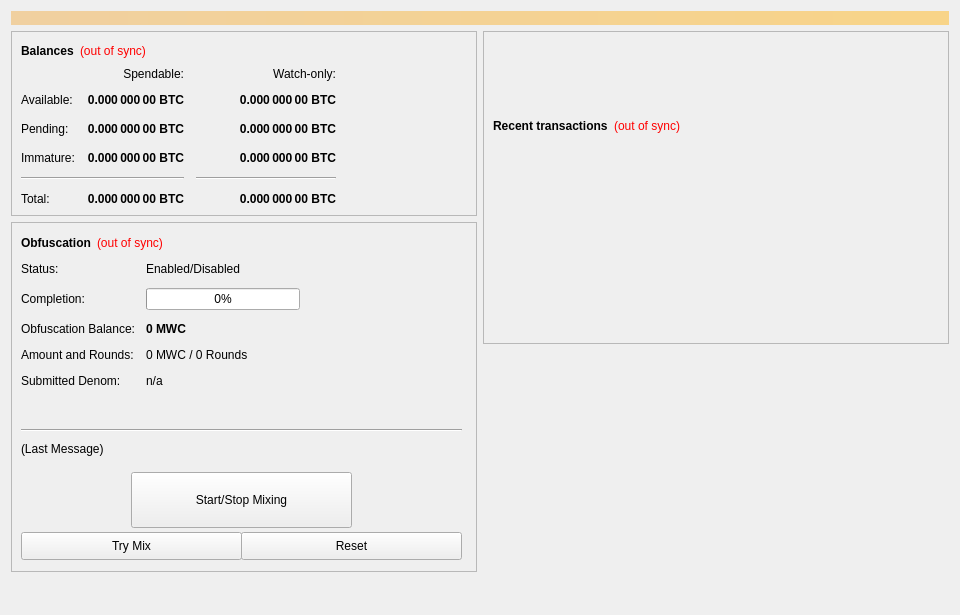
<?xml version="1.0" encoding="UTF-8"?>
<ui version="4.0">
 <class>OverviewPage</class>
 <widget class="QWidget" name="OverviewPage">
  <property name="geometry">
   <rect>
    <x>0</x>
    <y>0</y>
    <width>960</width>
    <height>615</height>
   </rect>
  </property>
  <property name="minimumSize">
   <size>
    <width>960</width>
    <height>0</height>
   </size>
  </property>
  <property name="windowTitle">
   <string>Form</string>
  </property>
  <layout class="QVBoxLayout" name="topLayout">
   <item>
    <widget class="QLabel" name="labelAlerts">
     <property name="visible">
      <bool>false</bool>
     </property>
     <property name="styleSheet">
      <string notr="true">background-color: qlineargradient(x1: 0, y1: 0, x2: 1, y2: 0, stop:0 #F0D0A0, stop:1 #F8D488); color:#000000;</string>
     </property>
     <property name="wordWrap">
      <bool>true</bool>
     </property>
     <property name="margin">
      <number>3</number>
     </property>
    </widget>
   </item>
   <item>
    <layout class="QHBoxLayout" name="horizontalLayout" stretch="1,1">
     <item>
      <layout class="QVBoxLayout" name="verticalLayout_2">
       <item>
        <widget class="QFrame" name="frame">
         <property name="frameShape">
          <enum>QFrame::StyledPanel</enum>
         </property>
         <property name="frameShadow">
          <enum>QFrame::Raised</enum>
         </property>
         <layout class="QVBoxLayout" name="verticalLayout_4">
          <item>
           <layout class="QHBoxLayout" name="horizontalLayout_4">
            <item>
             <widget class="QLabel" name="label_5">
              <property name="font">
               <font>
                <weight>75</weight>
                <bold>true</bold>
               </font>
              </property>
              <property name="text">
               <string>Balances</string>
              </property>
             </widget>
            </item>
            <item>
             <widget class="QLabel" name="labelWalletStatus">
              <property name="cursor">
               <cursorShape>WhatsThisCursor</cursorShape>
              </property>
              <property name="toolTip">
               <string>The displayed information may be out of date. Your wallet automatically synchronizes with the MintWorldCoin network after a connection is established, but this process has not completed yet.</string>
              </property>
              <property name="styleSheet">
               <string notr="true">QLabel { color: red; }</string>
              </property>
              <property name="text">
               <string notr="true">(out of sync)</string>
              </property>
              <property name="alignment">
               <set>Qt::AlignLeading|Qt::AlignLeft|Qt::AlignVCenter</set>
              </property>
             </widget>
            </item>
            <item>
             <spacer name="horizontalSpacer_3">
              <property name="orientation">
               <enum>Qt::Horizontal</enum>
              </property>
              <property name="sizeHint" stdset="0">
               <size>
                <width>40</width>
                <height>20</height>
               </size>
              </property>
             </spacer>
            </item>
           </layout>
          </item>
          <item>
           <layout class="QGridLayout" name="gridLayout">
            <property name="spacing">
             <number>12</number>
            </property>
            <item row="2" column="2">
             <widget class="QLabel" name="labelWatchPending">
              <property name="font">
               <font>
                <weight>75</weight>
                <bold>true</bold>
               </font>
              </property>
              <property name="cursor">
               <cursorShape>IBeamCursor</cursorShape>
              </property>
              <property name="toolTip">
               <string>Unconfirmed transactions to watch-only addresses</string>
              </property>
              <property name="text">
               <string notr="true">0.000 000 00 BTC</string>
              </property>
              <property name="alignment">
               <set>Qt::AlignRight|Qt::AlignTrailing|Qt::AlignVCenter</set>
              </property>
              <property name="textInteractionFlags">
               <set>Qt::LinksAccessibleByMouse|Qt::TextSelectableByKeyboard|Qt::TextSelectableByMouse</set>
              </property>
             </widget>
            </item>
            <item row="2" column="1">
             <widget class="QLabel" name="labelUnconfirmed">
              <property name="font">
               <font>
                <weight>75</weight>
                <bold>true</bold>
               </font>
              </property>
              <property name="cursor">
               <cursorShape>IBeamCursor</cursorShape>
              </property>
              <property name="toolTip">
               <string>Total of transactions that have yet to be confirmed, and do not yet count toward the spendable balance</string>
              </property>
              <property name="text">
               <string notr="true">0.000 000 00 BTC</string>
              </property>
              <property name="alignment">
               <set>Qt::AlignRight|Qt::AlignTrailing|Qt::AlignVCenter</set>
              </property>
              <property name="textInteractionFlags">
               <set>Qt::LinksAccessibleByMouse|Qt::TextSelectableByKeyboard|Qt::TextSelectableByMouse</set>
              </property>
             </widget>
            </item>
            <item row="3" column="2">
             <widget class="QLabel" name="labelWatchImmature">
              <property name="font">
               <font>
                <weight>75</weight>
                <bold>true</bold>
               </font>
              </property>
              <property name="cursor">
               <cursorShape>IBeamCursor</cursorShape>
              </property>
              <property name="toolTip">
               <string>Staked or masternode rewards in watch-only addresses that has not yet matured</string>
              </property>
              <property name="text">
               <string notr="true">0.000 000 00 BTC</string>
              </property>
              <property name="alignment">
               <set>Qt::AlignRight|Qt::AlignTrailing|Qt::AlignVCenter</set>
              </property>
              <property name="textInteractionFlags">
               <set>Qt::LinksAccessibleByMouse|Qt::TextSelectableByKeyboard|Qt::TextSelectableByMouse</set>
              </property>
             </widget>
            </item>
            <item row="4" column="0" colspan="2">
             <widget class="Line" name="lineSpendableBalance">
              <property name="orientation">
               <enum>Qt::Horizontal</enum>
              </property>
             </widget>
            </item>
            <item row="4" column="2">
             <widget class="Line" name="lineWatchBalance">
              <property name="sizePolicy">
               <sizepolicy hsizetype="Preferred" vsizetype="Fixed">
                <horstretch>0</horstretch>
                <verstretch>0</verstretch>
               </sizepolicy>
              </property>
              <property name="minimumSize">
               <size>
                <width>140</width>
                <height>0</height>
               </size>
              </property>
              <property name="orientation">
               <enum>Qt::Horizontal</enum>
              </property>
             </widget>
            </item>
            <item row="5" column="0">
             <widget class="QLabel" name="labelTotalText">
              <property name="text">
               <string>Total:</string>
              </property>
             </widget>
            </item>
            <item row="3" column="1">
             <widget class="QLabel" name="labelImmature">
              <property name="font">
               <font>
                <weight>75</weight>
                <bold>true</bold>
               </font>
              </property>
              <property name="cursor">
               <cursorShape>IBeamCursor</cursorShape>
              </property>
              <property name="toolTip">
               <string>Staked or masternode rewards that has not yet matured</string>
              </property>
              <property name="text">
               <string notr="true">0.000 000 00 BTC</string>
              </property>
              <property name="alignment">
               <set>Qt::AlignRight|Qt::AlignTrailing|Qt::AlignVCenter</set>
              </property>
              <property name="textInteractionFlags">
               <set>Qt::LinksAccessibleByMouse|Qt::TextSelectableByKeyboard|Qt::TextSelectableByMouse</set>
              </property>
             </widget>
            </item>
            <item row="2" column="3">
             <spacer name="horizontalSpacer_2">
              <property name="orientation">
               <enum>Qt::Horizontal</enum>
              </property>
              <property name="sizeHint" stdset="0">
               <size>
                <width>40</width>
                <height>20</height>
               </size>
              </property>
             </spacer>
            </item>
            <item row="3" column="0">
             <widget class="QLabel" name="labelImmatureText">
              <property name="text">
               <string>Immature:</string>
              </property>
             </widget>
            </item>
            <item row="5" column="1">
             <widget class="QLabel" name="labelTotal">
              <property name="font">
               <font>
                <weight>75</weight>
                <bold>true</bold>
               </font>
              </property>
              <property name="cursor">
               <cursorShape>IBeamCursor</cursorShape>
              </property>
              <property name="toolTip">
               <string>Your current total balance</string>
              </property>
              <property name="text">
               <string notr="true">0.000 000 00 BTC</string>
              </property>
              <property name="alignment">
               <set>Qt::AlignRight|Qt::AlignTrailing|Qt::AlignVCenter</set>
              </property>
              <property name="textInteractionFlags">
               <set>Qt::LinksAccessibleByMouse|Qt::TextSelectableByKeyboard|Qt::TextSelectableByMouse</set>
              </property>
             </widget>
            </item>
            <item row="5" column="2">
             <widget class="QLabel" name="labelWatchTotal">
              <property name="font">
               <font>
                <weight>75</weight>
                <bold>true</bold>
               </font>
              </property>
              <property name="cursor">
               <cursorShape>IBeamCursor</cursorShape>
              </property>
              <property name="toolTip">
               <string>Current total balance in watch-only addresses</string>
              </property>
              <property name="text">
               <string notr="true">0.000 000 00 BTC</string>
              </property>
              <property name="alignment">
               <set>Qt::AlignRight|Qt::AlignTrailing|Qt::AlignVCenter</set>
              </property>
              <property name="textInteractionFlags">
               <set>Qt::LinksAccessibleByMouse|Qt::TextSelectableByKeyboard|Qt::TextSelectableByMouse</set>
              </property>
             </widget>
            </item>
            <item row="0" column="2">
             <widget class="QLabel" name="labelWatchonly">
              <property name="text">
               <string>Watch-only:</string>
              </property>
              <property name="alignment">
               <set>Qt::AlignRight|Qt::AlignTrailing|Qt::AlignVCenter</set>
              </property>
             </widget>
            </item>
            <item row="1" column="0">
             <widget class="QLabel" name="labelBalanceText">
              <property name="text">
               <string>Available:</string>
              </property>
             </widget>
            </item>
            <item row="1" column="1">
             <widget class="QLabel" name="labelBalance">
              <property name="font">
               <font>
                <weight>75</weight>
                <bold>true</bold>
               </font>
              </property>
              <property name="cursor">
               <cursorShape>IBeamCursor</cursorShape>
              </property>
              <property name="toolTip">
               <string>Your current spendable balance</string>
              </property>
              <property name="text">
               <string notr="true">0.000 000 00 BTC</string>
              </property>
              <property name="alignment">
               <set>Qt::AlignRight|Qt::AlignTrailing|Qt::AlignVCenter</set>
              </property>
              <property name="textInteractionFlags">
               <set>Qt::LinksAccessibleByMouse|Qt::TextSelectableByKeyboard|Qt::TextSelectableByMouse</set>
              </property>
             </widget>
            </item>
            <item row="1" column="2">
             <widget class="QLabel" name="labelWatchAvailable">
              <property name="font">
               <font>
                <weight>75</weight>
                <bold>true</bold>
               </font>
              </property>
              <property name="cursor">
               <cursorShape>IBeamCursor</cursorShape>
              </property>
              <property name="toolTip">
               <string>Your current balance in watch-only addresses</string>
              </property>
              <property name="text">
               <string notr="true">0.000 000 00 BTC</string>
              </property>
              <property name="alignment">
               <set>Qt::AlignRight|Qt::AlignTrailing|Qt::AlignVCenter</set>
              </property>
              <property name="textInteractionFlags">
               <set>Qt::LinksAccessibleByMouse|Qt::TextSelectableByKeyboard|Qt::TextSelectableByMouse</set>
              </property>
             </widget>
            </item>
            <item row="2" column="0">
             <widget class="QLabel" name="labelPendingText">
              <property name="text">
               <string>Pending:</string>
              </property>
             </widget>
            </item>
            <item row="0" column="1">
             <widget class="QLabel" name="labelSpendable">
              <property name="text">
               <string>Spendable:</string>
              </property>
              <property name="alignment">
               <set>Qt::AlignRight|Qt::AlignTrailing|Qt::AlignVCenter</set>
              </property>
             </widget>
            </item>
           </layout>
          </item>
         </layout>
        </widget>
       </item>
       <item>
        <widget class="QFrame" name="frameObfuscation">
         <property name="minimumSize">
          <size>
           <width>0</width>
           <height>350</height>
          </size>
         </property>
         <property name="layoutDirection">
          <enum>Qt::LeftToRight</enum>
         </property>
         <property name="frameShape">
          <enum>QFrame::StyledPanel</enum>
         </property>
         <property name="frameShadow">
          <enum>QFrame::Raised</enum>
         </property>
         <widget class="QWidget" name="formLayoutWidget">
          <property name="geometry">
           <rect>
            <x>10</x>
            <y>40</y>
            <width>451</width>
            <height>161</height>
           </rect>
          </property>
          <layout class="QFormLayout" name="formLayout">
           <property name="fieldGrowthPolicy">
            <enum>QFormLayout::AllNonFixedFieldsGrow</enum>
           </property>
           <property name="horizontalSpacing">
            <number>11</number>
           </property>
           <property name="verticalSpacing">
            <number>12</number>
           </property>
           <item row="0" column="0">
            <widget class="QLabel" name="label_6">
             <property name="text">
              <string>Status:</string>
             </property>
            </widget>
           </item>
           <item row="1" column="0">
            <widget class="QLabel" name="label_7">
             <property name="text">
              <string>Completion:</string>
             </property>
            </widget>
           </item>
           <item row="1" column="1">
            <widget class="QProgressBar" name="obfuscationProgress">
             <property name="maximumSize">
              <size>
               <width>154</width>
               <height>16777215</height>
              </size>
             </property>
             <property name="value">
              <number>0</number>
             </property>
            </widget>
           </item>
           <item row="2" column="0">
            <widget class="QLabel" name="labelAnonymizedText">
             <property name="text">
              <string>Obfuscation Balance:</string>
             </property>
            </widget>
           </item>
           <item row="2" column="1">
            <widget class="QLabel" name="labelAnonymized">
             <property name="font">
              <font>
               <weight>75</weight>
               <bold>true</bold>
              </font>
             </property>
             <property name="text">
              <string notr="true">0 MWC</string>
             </property>
            </widget>
           </item>
           <item row="3" column="0">
            <widget class="QLabel" name="label_8">
             <property name="text">
              <string>Amount and Rounds:</string>
             </property>
            </widget>
           </item>
           <item row="3" column="1">
            <widget class="QLabel" name="labelAmountRounds">
             <property name="text">
              <string>0 MWC / 0 Rounds</string>
             </property>
            </widget>
           </item>
           <item row="4" column="0">
            <widget class="QLabel" name="label_9">
             <property name="text">
              <string>Submitted Denom:</string>
             </property>
            </widget>
           </item>
           <item row="4" column="1">
            <widget class="QLabel" name="labelSubmittedDenom">
             <property name="toolTip">
              <string>The denominations you submitted to the Masternode.&lt;br&gt;To mix, other users must submit the exact same denominations.</string>
             </property>
             <property name="text">
              <string>n/a</string>
             </property>
            </widget>
           </item>
           <item row="0" column="1">
            <widget class="QLabel" name="obfuscationEnabled">
             <property name="text">
              <string>Enabled/Disabled</string>
             </property>
            </widget>
           </item>
          </layout>
         </widget>
         <widget class="QPushButton" name="runAutoDenom">
          <property name="geometry">
           <rect>
            <x>251</x>
            <y>17</y>
            <width>1</width>
            <height>1</height>
           </rect>
          </property>
          <property name="palette">
           <palette>
            <active>
             <colorrole role="WindowText">
              <brush brushstyle="SolidPattern">
               <color alpha="255">
                <red>0</red>
                <green>0</green>
                <blue>0</blue>
               </color>
              </brush>
             </colorrole>
             <colorrole role="Button">
              <brush brushstyle="SolidPattern">
               <color alpha="255">
                <red>239</red>
                <green>238</green>
                <blue>238</blue>
               </color>
              </brush>
             </colorrole>
             <colorrole role="Light">
              <brush brushstyle="SolidPattern">
               <color alpha="255">
                <red>255</red>
                <green>255</green>
                <blue>255</blue>
               </color>
              </brush>
             </colorrole>
             <colorrole role="Midlight">
              <brush brushstyle="SolidPattern">
               <color alpha="255">
                <red>247</red>
                <green>246</green>
                <blue>246</blue>
               </color>
              </brush>
             </colorrole>
             <colorrole role="Dark">
              <brush brushstyle="SolidPattern">
               <color alpha="255">
                <red>119</red>
                <green>119</green>
                <blue>119</blue>
               </color>
              </brush>
             </colorrole>
             <colorrole role="Mid">
              <brush brushstyle="SolidPattern">
               <color alpha="255">
                <red>159</red>
                <green>159</green>
                <blue>159</blue>
               </color>
              </brush>
             </colorrole>
             <colorrole role="Text">
              <brush brushstyle="SolidPattern">
               <color alpha="255">
                <red>0</red>
                <green>0</green>
                <blue>0</blue>
               </color>
              </brush>
             </colorrole>
             <colorrole role="BrightText">
              <brush brushstyle="SolidPattern">
               <color alpha="255">
                <red>255</red>
                <green>255</green>
                <blue>255</blue>
               </color>
              </brush>
             </colorrole>
             <colorrole role="ButtonText">
              <brush brushstyle="SolidPattern">
               <color alpha="255">
                <red>0</red>
                <green>0</green>
                <blue>0</blue>
               </color>
              </brush>
             </colorrole>
             <colorrole role="Base">
              <brush brushstyle="SolidPattern">
               <color alpha="255">
                <red>255</red>
                <green>255</green>
                <blue>255</blue>
               </color>
              </brush>
             </colorrole>
             <colorrole role="Window">
              <brush brushstyle="SolidPattern">
               <color alpha="255">
                <red>239</red>
                <green>238</green>
                <blue>238</blue>
               </color>
              </brush>
             </colorrole>
             <colorrole role="Shadow">
              <brush brushstyle="SolidPattern">
               <color alpha="255">
                <red>0</red>
                <green>0</green>
                <blue>0</blue>
               </color>
              </brush>
             </colorrole>
             <colorrole role="AlternateBase">
              <brush brushstyle="SolidPattern">
               <color alpha="255">
                <red>247</red>
                <green>246</green>
                <blue>246</blue>
               </color>
              </brush>
             </colorrole>
             <colorrole role="ToolTipBase">
              <brush brushstyle="SolidPattern">
               <color alpha="255">
                <red>255</red>
                <green>255</green>
                <blue>220</blue>
               </color>
              </brush>
             </colorrole>
             <colorrole role="ToolTipText">
              <brush brushstyle="SolidPattern">
               <color alpha="255">
                <red>0</red>
                <green>0</green>
                <blue>0</blue>
               </color>
              </brush>
             </colorrole>
            </active>
            <inactive>
             <colorrole role="WindowText">
              <brush brushstyle="SolidPattern">
               <color alpha="255">
                <red>0</red>
                <green>0</green>
                <blue>0</blue>
               </color>
              </brush>
             </colorrole>
             <colorrole role="Button">
              <brush brushstyle="SolidPattern">
               <color alpha="255">
                <red>239</red>
                <green>238</green>
                <blue>238</blue>
               </color>
              </brush>
             </colorrole>
             <colorrole role="Light">
              <brush brushstyle="SolidPattern">
               <color alpha="255">
                <red>255</red>
                <green>255</green>
                <blue>255</blue>
               </color>
              </brush>
             </colorrole>
             <colorrole role="Midlight">
              <brush brushstyle="SolidPattern">
               <color alpha="255">
                <red>247</red>
                <green>246</green>
                <blue>246</blue>
               </color>
              </brush>
             </colorrole>
             <colorrole role="Dark">
              <brush brushstyle="SolidPattern">
               <color alpha="255">
                <red>119</red>
                <green>119</green>
                <blue>119</blue>
               </color>
              </brush>
             </colorrole>
             <colorrole role="Mid">
              <brush brushstyle="SolidPattern">
               <color alpha="255">
                <red>159</red>
                <green>159</green>
                <blue>159</blue>
               </color>
              </brush>
             </colorrole>
             <colorrole role="Text">
              <brush brushstyle="SolidPattern">
               <color alpha="255">
                <red>0</red>
                <green>0</green>
                <blue>0</blue>
               </color>
              </brush>
             </colorrole>
             <colorrole role="BrightText">
              <brush brushstyle="SolidPattern">
               <color alpha="255">
                <red>255</red>
                <green>255</green>
                <blue>255</blue>
               </color>
              </brush>
             </colorrole>
             <colorrole role="ButtonText">
              <brush brushstyle="SolidPattern">
               <color alpha="255">
                <red>0</red>
                <green>0</green>
                <blue>0</blue>
               </color>
              </brush>
             </colorrole>
             <colorrole role="Base">
              <brush brushstyle="SolidPattern">
               <color alpha="255">
                <red>255</red>
                <green>255</green>
                <blue>255</blue>
               </color>
              </brush>
             </colorrole>
             <colorrole role="Window">
              <brush brushstyle="SolidPattern">
               <color alpha="255">
                <red>239</red>
                <green>238</green>
                <blue>238</blue>
               </color>
              </brush>
             </colorrole>
             <colorrole role="Shadow">
              <brush brushstyle="SolidPattern">
               <color alpha="255">
                <red>0</red>
                <green>0</green>
                <blue>0</blue>
               </color>
              </brush>
             </colorrole>
             <colorrole role="AlternateBase">
              <brush brushstyle="SolidPattern">
               <color alpha="255">
                <red>247</red>
                <green>246</green>
                <blue>246</blue>
               </color>
              </brush>
             </colorrole>
             <colorrole role="ToolTipBase">
              <brush brushstyle="SolidPattern">
               <color alpha="255">
                <red>255</red>
                <green>255</green>
                <blue>220</blue>
               </color>
              </brush>
             </colorrole>
             <colorrole role="ToolTipText">
              <brush brushstyle="SolidPattern">
               <color alpha="255">
                <red>0</red>
                <green>0</green>
                <blue>0</blue>
               </color>
              </brush>
             </colorrole>
            </inactive>
            <disabled>
             <colorrole role="WindowText">
              <brush brushstyle="SolidPattern">
               <color alpha="255">
                <red>119</red>
                <green>119</green>
                <blue>119</blue>
               </color>
              </brush>
             </colorrole>
             <colorrole role="Button">
              <brush brushstyle="SolidPattern">
               <color alpha="255">
                <red>239</red>
                <green>238</green>
                <blue>238</blue>
               </color>
              </brush>
             </colorrole>
             <colorrole role="Light">
              <brush brushstyle="SolidPattern">
               <color alpha="255">
                <red>255</red>
                <green>255</green>
                <blue>255</blue>
               </color>
              </brush>
             </colorrole>
             <colorrole role="Midlight">
              <brush brushstyle="SolidPattern">
               <color alpha="255">
                <red>247</red>
                <green>246</green>
                <blue>246</blue>
               </color>
              </brush>
             </colorrole>
             <colorrole role="Dark">
              <brush brushstyle="SolidPattern">
               <color alpha="255">
                <red>119</red>
                <green>119</green>
                <blue>119</blue>
               </color>
              </brush>
             </colorrole>
             <colorrole role="Mid">
              <brush brushstyle="SolidPattern">
               <color alpha="255">
                <red>159</red>
                <green>159</green>
                <blue>159</blue>
               </color>
              </brush>
             </colorrole>
             <colorrole role="Text">
              <brush brushstyle="SolidPattern">
               <color alpha="255">
                <red>119</red>
                <green>119</green>
                <blue>119</blue>
               </color>
              </brush>
             </colorrole>
             <colorrole role="BrightText">
              <brush brushstyle="SolidPattern">
               <color alpha="255">
                <red>255</red>
                <green>255</green>
                <blue>255</blue>
               </color>
              </brush>
             </colorrole>
             <colorrole role="ButtonText">
              <brush brushstyle="SolidPattern">
               <color alpha="255">
                <red>119</red>
                <green>119</green>
                <blue>119</blue>
               </color>
              </brush>
             </colorrole>
             <colorrole role="Base">
              <brush brushstyle="SolidPattern">
               <color alpha="255">
                <red>239</red>
                <green>238</green>
                <blue>238</blue>
               </color>
              </brush>
             </colorrole>
             <colorrole role="Window">
              <brush brushstyle="SolidPattern">
               <color alpha="255">
                <red>239</red>
                <green>238</green>
                <blue>238</blue>
               </color>
              </brush>
             </colorrole>
             <colorrole role="Shadow">
              <brush brushstyle="SolidPattern">
               <color alpha="255">
                <red>0</red>
                <green>0</green>
                <blue>0</blue>
               </color>
              </brush>
             </colorrole>
             <colorrole role="AlternateBase">
              <brush brushstyle="SolidPattern">
               <color alpha="255">
                <red>239</red>
                <green>238</green>
                <blue>238</blue>
               </color>
              </brush>
             </colorrole>
             <colorrole role="ToolTipBase">
              <brush brushstyle="SolidPattern">
               <color alpha="255">
                <red>255</red>
                <green>255</green>
                <blue>220</blue>
               </color>
              </brush>
             </colorrole>
             <colorrole role="ToolTipText">
              <brush brushstyle="SolidPattern">
               <color alpha="255">
                <red>0</red>
                <green>0</green>
                <blue>0</blue>
               </color>
              </brush>
             </colorrole>
            </disabled>
           </palette>
          </property>
          <property name="focusPolicy">
           <enum>Qt::NoFocus</enum>
          </property>
          <property name="autoFillBackground">
           <bool>true</bool>
          </property>
          <property name="text">
           <string/>
          </property>
          <property name="flat">
           <bool>true</bool>
          </property>
         </widget>
         <widget class="QPushButton" name="toggleObfuscation">
          <property name="geometry">
           <rect>
            <x>120</x>
            <y>250</y>
            <width>221</width>
            <height>56</height>
           </rect>
          </property>
          <property name="sizePolicy">
           <sizepolicy hsizetype="MinimumExpanding" vsizetype="Fixed">
            <horstretch>0</horstretch>
            <verstretch>0</verstretch>
           </sizepolicy>
          </property>
          <property name="text">
           <string>Start/Stop Mixing</string>
          </property>
         </widget>
         <widget class="Line" name="lineLastMessage">
          <property name="geometry">
           <rect>
            <x>10</x>
            <y>200</y>
            <width>441</width>
            <height>16</height>
           </rect>
          </property>
          <property name="orientation">
           <enum>Qt::Horizontal</enum>
          </property>
         </widget>
         <widget class="QLabel" name="obfuscationStatus">
          <property name="geometry">
           <rect>
            <x>10</x>
            <y>220</y>
            <width>451</width>
            <height>61</height>
           </rect>
          </property>
          <property name="minimumSize">
           <size>
            <width>288</width>
            <height>43</height>
           </size>
          </property>
          <property name="text">
           <string>(Last Message)</string>
          </property>
          <property name="alignment">
           <set>Qt::AlignLeading|Qt::AlignLeft|Qt::AlignTop</set>
          </property>
          <property name="wordWrap">
           <bool>true</bool>
          </property>
         </widget>
         <widget class="QPushButton" name="obfuscationAuto">
          <property name="geometry">
           <rect>
            <x>10</x>
            <y>310</y>
            <width>221</width>
            <height>28</height>
           </rect>
          </property>
          <property name="sizePolicy">
           <sizepolicy hsizetype="MinimumExpanding" vsizetype="Fixed">
            <horstretch>0</horstretch>
            <verstretch>0</verstretch>
           </sizepolicy>
          </property>
          <property name="toolTip">
           <string>Try to manually submit a Obfuscation request.</string>
          </property>
          <property name="text">
           <string>Try Mix</string>
          </property>
         </widget>
         <widget class="QPushButton" name="obfuscationReset">
          <property name="geometry">
           <rect>
            <x>230</x>
            <y>310</y>
            <width>221</width>
            <height>28</height>
           </rect>
          </property>
          <property name="sizePolicy">
           <sizepolicy hsizetype="MinimumExpanding" vsizetype="Fixed">
            <horstretch>0</horstretch>
            <verstretch>0</verstretch>
           </sizepolicy>
          </property>
          <property name="toolTip">
           <string>Reset the current status of Obfuscation (can interrupt Obfuscation if it's in the process of Mixing, which can cost you money!)</string>
          </property>
          <property name="autoFillBackground">
           <bool>false</bool>
          </property>
          <property name="text">
           <string>Reset</string>
          </property>
         </widget>
         <widget class="QWidget" name="layoutWidget">
          <property name="geometry">
           <rect>
            <x>10</x>
            <y>10</y>
            <width>431</width>
            <height>22</height>
           </rect>
          </property>
          <layout class="QHBoxLayout" name="horizontalLayout_5">
           <item>
            <widget class="QLabel" name="label_2">
             <property name="font">
              <font>
               <weight>75</weight>
               <bold>true</bold>
              </font>
             </property>
             <property name="text">
              <string>Obfuscation</string>
             </property>
            </widget>
           </item>
           <item>
            <widget class="QLabel" name="labelObfuscationSyncStatus">
             <property name="toolTip">
              <string>The displayed information may be out of date. Your wallet automatically synchronizes with the MintWorldCoin network after a connection is established, but this process has not completed yet.</string>
             </property>
             <property name="styleSheet">
              <string notr="true">QLabel { color: red; }</string>
             </property>
             <property name="text">
              <string notr="true">(out of sync)</string>
             </property>
             <property name="alignment">
              <set>Qt::AlignLeading|Qt::AlignLeft|Qt::AlignVCenter</set>
             </property>
            </widget>
           </item>
           <item>
            <spacer name="horizontalSpacer_4">
             <property name="orientation">
              <enum>Qt::Horizontal</enum>
             </property>
             <property name="sizeHint" stdset="0">
              <size>
               <width>40</width>
               <height>20</height>
              </size>
             </property>
            </spacer>
           </item>
          </layout>
         </widget>
        </widget>
       </item>
       <item>
        <spacer name="verticalSpacer">
         <property name="orientation">
          <enum>Qt::Vertical</enum>
         </property>
         <property name="sizeHint" stdset="0">
          <size>
           <width>20</width>
           <height>40</height>
          </size>
         </property>
        </spacer>
       </item>
      </layout>
     </item>
     <item>
      <layout class="QVBoxLayout" name="verticalLayout_3">
       <item>
        <widget class="QFrame" name="frame_2">
         <property name="frameShape">
          <enum>QFrame::StyledPanel</enum>
         </property>
         <property name="frameShadow">
          <enum>QFrame::Raised</enum>
         </property>
         <layout class="QVBoxLayout" name="verticalLayout">
          <item>
           <spacer name="verticalSpacer_3">
            <property name="orientation">
             <enum>Qt::Vertical</enum>
            </property>
            <property name="sizeType">
             <enum>QSizePolicy::Fixed</enum>
            </property>
            <property name="sizeHint" stdset="0">
             <size>
              <width>20</width>
              <height>75</height>
             </size>
            </property>
           </spacer>
          </item>
          <item>
           <layout class="QHBoxLayout" name="horizontalLayout_2">
            <item>
             <widget class="QLabel" name="label_4">
              <property name="font">
               <font>
                <weight>75</weight>
                <bold>true</bold>
               </font>
              </property>
              <property name="text">
               <string>Recent transactions</string>
              </property>
             </widget>
            </item>
            <item>
             <widget class="QLabel" name="labelTransactionsStatus">
              <property name="cursor">
               <cursorShape>WhatsThisCursor</cursorShape>
              </property>
              <property name="toolTip">
               <string>The displayed information may be out of date. Your wallet automatically synchronizes with the MintWorldCoin network after a connection is established, but this process has not completed yet.</string>
              </property>
              <property name="styleSheet">
               <string notr="true">QLabel { color: red; }</string>
              </property>
              <property name="text">
               <string notr="true">(out of sync)</string>
              </property>
              <property name="alignment">
               <set>Qt::AlignRight|Qt::AlignTrailing|Qt::AlignVCenter</set>
              </property>
             </widget>
            </item>
            <item>
             <spacer name="horizontalSpacer">
              <property name="orientation">
               <enum>Qt::Horizontal</enum>
              </property>
              <property name="sizeHint" stdset="0">
               <size>
                <width>40</width>
                <height>20</height>
               </size>
              </property>
             </spacer>
            </item>
           </layout>
          </item>
          <item>
           <widget class="QListView" name="listTransactions">
            <property name="styleSheet">
             <string notr="true">QListView { background: transparent; }</string>
            </property>
            <property name="frameShape">
             <enum>QFrame::NoFrame</enum>
            </property>
            <property name="verticalScrollBarPolicy">
             <enum>Qt::ScrollBarAlwaysOff</enum>
            </property>
            <property name="horizontalScrollBarPolicy">
             <enum>Qt::ScrollBarAlwaysOff</enum>
            </property>
            <property name="selectionMode">
             <enum>QAbstractItemView::NoSelection</enum>
            </property>
           </widget>
          </item>
         </layout>
        </widget>
       </item>
       <item>
        <spacer name="verticalSpacer_2">
         <property name="orientation">
          <enum>Qt::Vertical</enum>
         </property>
         <property name="sizeType">
          <enum>QSizePolicy::Expanding</enum>
         </property>
         <property name="sizeHint" stdset="0">
          <size>
           <width>20</width>
           <height>40</height>
          </size>
         </property>
        </spacer>
       </item>
      </layout>
     </item>
    </layout>
   </item>
  </layout>
 </widget>
 <resources/>
 <connections/>
</ui>
